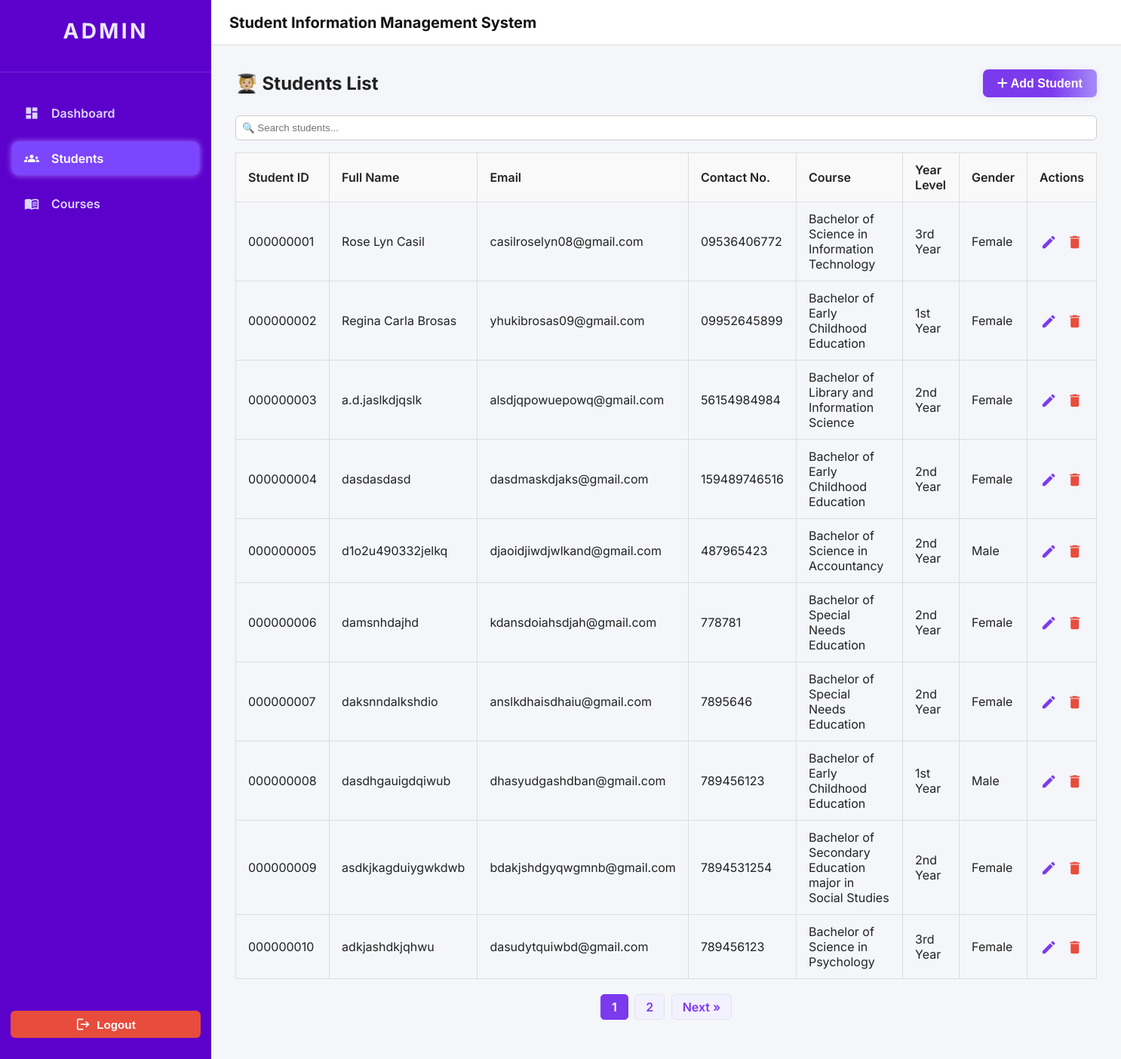
Page /students.php on the committed database.
### tables this page shows
CREATE TABLE `students` (
  `student_id` varchar(9) NOT NULL,
  `full_name` varchar(100) NOT NULL,
  `email_address` varchar(100) NOT NULL,
  `contact_no` varchar(20) DEFAULT NULL,
  `course` varchar(255) DEFAULT NULL,
  `year_level` varchar(20) DEFAULT NULL,
  `actions` text DEFAULT NULL,
  `gender` varchar(10) DEFAULT NULL
);

CREATE TABLE `courses` (
  `course_code` varchar(20) NOT NULL,
  `course_name` varchar(100) NOT NULL,
  `department` varchar(100) NOT NULL
);

### students.php (the view, shortened to what this page needs)
<?php
$mysqli = db_connect();
$query = "
  SELECT
    s.student_id, s.full_name, s.email_address, s.contact_no,
    s.course, -- idagdag ito!
    s.year_level, s.gender,
    c.course_name
  FROM students s
  LEFT JOIN courses c ON s.course = c.course_code
  ORDER BY s.student_id ASC
";
$limit = 10;
$page = isset($_GET['page']) && is_numeric($_GET['page']) ? (int)$_GET['page'] : 1;
$offset = ($page - 1) * $limit;
$total_result = $mysqli->query("SELECT COUNT(*) AS total FROM students")->fetch_assoc();
$total_students = $total_result['total'];
$total_pages = ceil($total_students / $limit);
$query .= " LIMIT $limit OFFSET $offset";
$result = $mysqli->query($query);
?>
<!DOCTYPE html>
<html lang="en">
<head>
  <link href="https://cdnjs.cloudflare.com/ajax/libs/font-awesome/6.5.0/css/all.min.css" rel="stylesheet" />
  <link rel="stylesheet" href="css/students.css" />
  <link rel="stylesheet" href="css/sidebar.css" />
  <link rel="stylesheet" href="css/header.css" />
</head>
<body>
<div class="app-container">
  <?php include 'sidebar.php'; ?>
  <?php include 'header.php'; ?>
  <main class="main-content">
    <div style="display: flex; justify-content: space-between; align-items: center; margin-bottom: 1.5rem;">
      <h2>🧑🏼‍🎓 Students List</h2>
      <button type="button" class="btn-violet" onclick="openModal()"><i class="fas fa-plus"></i> Add Student</button>
    </div>
    <input type="text" id="liveSearch" placeholder="🔍 Search students..." style="margin-bottom: 1rem; padding: 8px; border: 1px solid #ccc; border-radius: 6px; width: 100%;" onkeyup="filterCourses()" />
    <div class="card-body table-responsive">
      <table class="table" id="courseTable">
        <thead>
          <tr>
            <th>Student ID</th>
            <th>Full Name</th>
            <th>Email</th>
            <th>Contact No.</th>
            <th>Course</th>
            <th>Year Level</th>
            <th>Gender</th>
            <th>Actions</th>
          </tr>
        </thead>
        <tbody>
          <?php if ($result && $result->num_rows > 0): ?>
            <?php while ($row = $result->fetch_assoc()): ?>
              <tr>
                <td><?= htmlspecialchars($row['student_id']) ?></td>
                <td><?= htmlspecialchars($row['full_name']) ?></td>
                <td><?= htmlspecialchars($row['email_address']) ?></td>
                <td><?= htmlspecialchars($row['contact_no']) ?></td>
                <td><?= htmlspecialchars($row['course_name']) ?></td>
                <td><?= htmlspecialchars($row['year_level']) ?></td>
                <td><?= htmlspecialchars($row['gender']) ?></td>
                <td class="actions" style="text-align:center;">
  <a href="#" class="material-icons" style="color:#7c3aed;vertical-align:middle;font-size:22px;"
     title="Edit"
     onclick="openEditModal('<?= $row['student_id'] ?>', '<?= htmlspecialchars($row['full_name'], ENT_QUOTES) ?>', '<?= $row['email_address'] ?>', '<?= $row['contact_no'] ?>', '<?= $row['course'] ?>', '<?= $row['year_level'] ?>', '<?= $row['gender'] ?>'); return false;">
  </a>
  <a href="#" class="material-icons" style="color:#e74c3c;vertical-align:middle;font-size:22px;margin-left:8px;"
     title="Delete"
     onclick="openDeleteModal('<?= $row['student_id'] ?>'); return false;">
  </a>
</td>
              </tr>
            <?php endwhile; ?>
          <?php else: ?>
            <tr><td colspan="8" style="text-align: center;">No students found.</td></tr>
          <?php endif; ?>
        </tbody>
      </table>
    </div>
    <?php if ($total_pages > 1): ?>
  <div class="pagination">
    <?php for ($i = 1; $i <= $total_pages; $i++): ?>
      <a href="?page=<?= $i ?>" class="page-link<?= $i == $page ? ' active' : '' ?>"><?= $i ?></a>
    <?php endfor; ?>
    <?php if ($page < $total_pages): ?>
      <a href="?page=<?= $page+1 ?>" class="page-link">Next &raquo;</a>
    <?php endif; ?>
  </div>
<?php endif; ?>
  </main>
</div>
</body>
</html>

### css/students.css (style rules this page uses)
.main-content { grid-area: main; padding: 2rem; }
.table-responsive { overflow-x: auto; }
.table { width: 100%; border-collapse: collapse; }
.table th, .table td { padding: 0.75rem 1rem; border: 1px solid #ddd; text-align: left; }
.table th { background-color: #f9f9f9; font-weight: 600; }
.table td.actions { white-space: nowrap; }

### css/sidebar.css (style rules this page uses)
*, *::before, *::after { box-sizing: border-box; }
body, h1, h2, h3, h4, h5, h6, p, ul, ol, li, figure, figcaption, blockquote, dl, dd { margin: 0; padding: 0; }
body { font-family: 'Inter', sans-serif; background-color: #f4f6fa; color: #222; min-height: 100vh; display: flex; flex-direction: column; overflow-x: hidden; }
a { text-decoration: none; color: inherit; }
.app-container { display: grid; grid-template-columns: 280px 1fr; grid-template-rows: 60px 1fr; grid-template-areas: "sidebar header" "sidebar main"; min-height: 100vh; transition: grid-template-columns 0.3s ease; }
.material-icons { font-size: 20px; user-select: none; }

### students.php (style rules this page uses)
.actions .material-icons { cursor: pointer; vertical-align: middle; font-size: 22px; transition: color 0.2s; }
.page-link { display: inline-block; padding: 6px 14px; margin: 0 2px; border-radius: 5px; background: #f3f0ff !important; color: #7c3aed !important; text-decoration: none; font-weight: 600; transition: background 0.2s, color 0.2s; border: 1px solid #e0e6ed !important; }
.page-link.active, .page-link:hover { background: #7c3aed !important; color: #fff !important; border-color: #7c3aed !important; }
.pagination { margin: 20px 0; text-align: center; }
.pagination .page-link { display: inline-block; padding: 6px 14px; margin: 0 2px; border-radius: 5px; background: #f3f0ff; color: #7c3aed; text-decoration: none; font-weight: 600; border: 1px solid #e0e6ed; transition: background 0.2s, color 0.2s; }
.pagination .page-link.active, .pagination .page-link:hover { background: #7c3aed; color: #fff; border-color: #7c3aed; }
.btn-violet { background: linear-gradient(90deg, #7c3aed 60%, #a78bfa 100%) !important; color: #fff !important; border: none !important; border-radius: 7px !important; font-weight: 600; font-size: 1rem; cursor: pointer; transition: background 0.2s, box-shadow 0.2s; box-shadow: 0 2px 8px rgba(124, 58, 237, 0.10); padding: 0.6rem 1.2rem; display: inline-block; }

### rows in the picture
students: student_id "000000001", full_name "Rose Lyn Casil", email_address "casilroselyn08@gmail.com", contact_no "09536406772", courses.course_name "Bachelor of Science in Information Technology", year_level "3rd Year", gender "Female"
students: student_id "000000002", full_name "Regina Carla Brosas", email_address "yhukibrosas09@gmail.com", contact_no "09952645899", courses.course_name "Bachelor of Early Childhood Education", year_level "1st Year", gender "Female"
students: student_id "000000003", full_name "a.d.jaslkdjqslk", email_address "alsdjqpowuepowq@gmail.com", contact_no "56154984984", courses.course_name "Bachelor of Library and Information Science", year_level "2nd Year", gender "Female"
students: student_id "000000004", full_name "dasdasdasd", email_address "dasdmaskdjaks@gmail.com", contact_no "159489746516", courses.course_name "Bachelor of Early Childhood Education", year_level "2nd Year", gender "Female"
students: student_id "000000005", full_name "d1o2u490332jelkq", email_address "djaoidjiwdjwlkand@gmail.com", contact_no "487965423", courses.course_name "Bachelor of Science in Accountancy", year_level "2nd Year", gender "Male"
students: student_id "000000006", full_name "damsnhdajhd", email_address "kdansdoiahsdjah@gmail.com", contact_no "778781", courses.course_name "Bachelor of Special Needs Education", year_level "2nd Year", gender "Female"
students: student_id "000000007", full_name "daksnndalkshdio", email_address "anslkdhaisdhaiu@gmail.com", contact_no "7895646", courses.course_name "Bachelor of Special Needs Education", year_level "2nd Year", gender "Female"
students: student_id "000000008", full_name "dasdhgauigdqiwub", email_address "dhasyudgashdban@gmail.com", contact_no "789456123", courses.course_name "Bachelor of Early Childhood Education", year_level "1st Year", gender "Male"
students: student_id "000000009", full_name "asdkjkagduiygwkdwb", email_address "bdakjshdgyqwgmnb@gmail.com", contact_no "7894531254", courses.course_name "Bachelor of Secondary Education major in Social Studies", year_level "2nd Year", gender "Female"
students: student_id "000000010", full_name "adkjashdkjqhwu", email_address "dasudytquiwbd@gmail.com", contact_no "789456123", courses.course_name "Bachelor of Science in Psychology", year_level "3rd Year", gender "Female"
